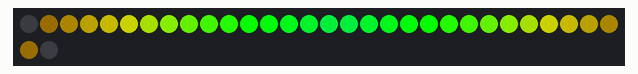
Simulated run of this sketch. Board: Arduino Uno, built with avr-gcc and run on an emulated ATmega328P. Shown: 32 RGB LEDs in strip order, left to right, continuing on the next row. Dim RGB values are drawn brighter than linear; what the sketch prints to the serial monitor is not drawn.

Above: at 2.01 s.
At 3.51 s:
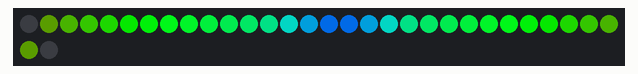
At 5.41 s:
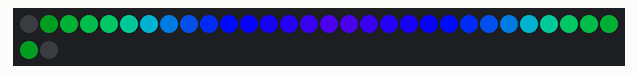
At 8.81 s:
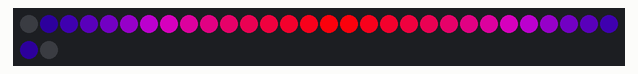
At 12.31 s:
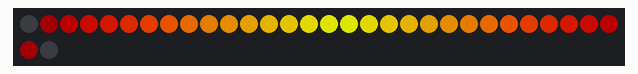
At 15.71 s:
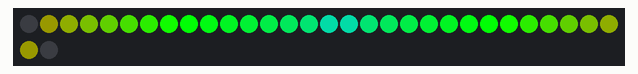

Measured:
- by itself, everything shown: repeats every 12.8 s, in 256 steps

The sketch:

mirror_and_fade_ends.ino
```cpp
/****************************************************************
mirror display and faded out ends of strip
This example shows one basic way to mirror the display on
a strip.  It also fades out the ends of the strip to black.

This example fades the ends over 7 pixels.


Marc Miller, Feb 2021
****************************************************************/

#include "FastLED.h"

#define LED_TYPE      LPD8806
#define COLOR_ORDER   GRB
#define DATA_PIN      11
#define CLOCK_PIN     13  // delete for clockless pixel types
#define NUM_LEDS      32
uint8_t BRIGHTNESS = 255;
CRGB leds[NUM_LEDS];


//===============================================================
void setup() {
  Serial.begin(115200);
  delay(2000);  // safety start up delay
  //FastLED.addLeds<LED_TYPE, DATA_PIN, COLOR_ORDER>(leds, NUM_LEDS).setCorrection(TypicalLEDStrip);
  FastLED.addLeds<LED_TYPE, DATA_PIN, CLOCK_PIN, COLOR_ORDER>(leds, NUM_LEDS).setCorrection(TypicalLEDStrip);
  FastLED.setBrightness(BRIGHTNESS);
  FastLED.clear();
  FastLED.show();
  Serial.println("\nSetup done.\n");
}

//===============================================================
void loop() {

  // fill first half the strip with a rainbow
  fill_rainbow( leds, NUM_LEDS / 2, (millis() / 50) );

  // mirror data
  mirror();

  // fade ends by X number of pixels
  fadeEnds(7);

  // update the display
  FastLED.show();

} // end_main_loop


//---------------------------------------------------------------
// mirror data to the other half
void mirror() {
  for (uint8_t i = 0; i < NUM_LEDS / 2; i++) {
    leds[NUM_LEDS - 1 - i] = leds[i];
  }
}


//---------------------------------------------------------------
// fade both ends of strip over X number of pixels
void fadeEnds(uint8_t fadeOver) {
  uint8_t fadePP = 255 / fadeOver;  // fade per pixel
  for (uint8_t i = 0; i < fadeOver + 1; i++) {
    uint8_t fadeAmmount = (255 - (fadePP * i));
    leds[i].fadeToBlackBy(fadeAmmount);
    leds[NUM_LEDS - 1 - i].fadeToBlackBy(fadeAmmount);
  }
}


//---------------------------------------------------------------
```
